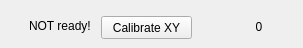
            <widget class="QWidget" name="page_18">
             <widget class="QPushButton" name="pbCalibrateXY">
              <property name="geometry">
               <rect>
                <x>101</x>
                <y>16</y>
                <width>91</width>
                <height>23</height>
               </rect>
              </property>
              <property name="text">
               <string>Calibrate XY</string>
              </property>
             </widget>
             <widget class="QLabel" name="lKNNreadyXY">
              <property name="geometry">
               <rect>
                <x>29</x>
                <y>18</y>
                <width>71</width>
                <height>16</height>
               </rect>
              </property>
              <property name="text">
               <string>NOT ready!</string>
              </property>
             </widget>
             <widget class="QLabel" name="lEventsTrainingSetXY">
              <property name="geometry">
               <rect>
                <x>224</x>
                <y>20</y>
                <width>70</width>
                <height>13</height>
               </rect>
              </property>
              <property name="toolTip">
               <string>Events in the training set</string>
              </property>
              <property name="text">
               <string>0</string>
              </property>
              <property name="alignment">
               <set>Qt::AlignCenter</set>
              </property>
             </widget>
            </widget>
